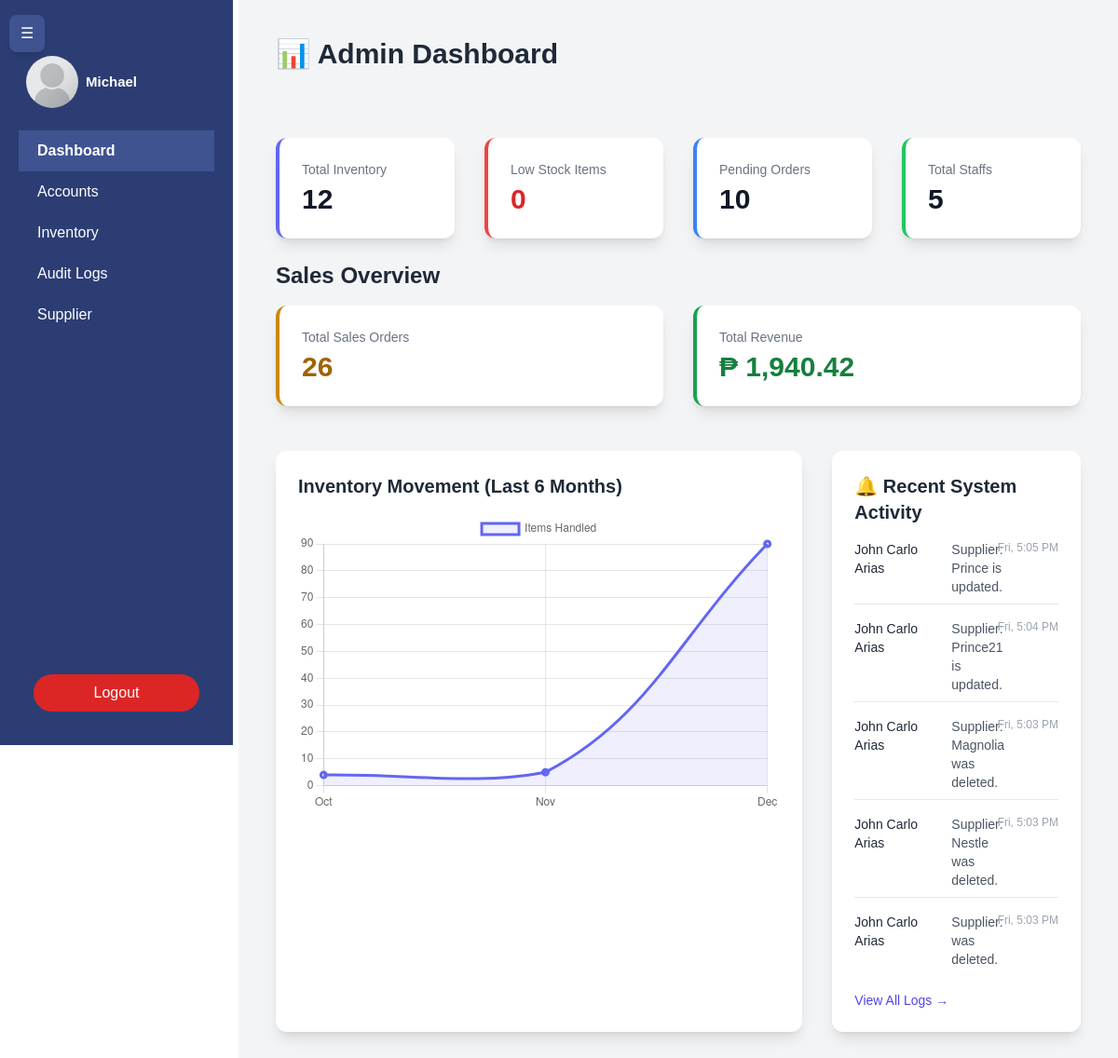
/user/admin/admin.php (signed in), run on the app's committed database.
### tables this page shows
CREATE TABLE `users` (
  `id` int(11) NOT NULL,
  `name` varchar(45) DEFAULT NULL,
  `email` varchar(45) NOT NULL,
  `password_hash` varchar(255) NOT NULL,
  `roles` enum('admin','staff') NOT NULL
);

CREATE TABLE `audit_logs` (
  `id` int(11) NOT NULL,
  `user_id` int(11) NOT NULL,
  `action` varchar(255) NOT NULL,
  `date_time` datetime NOT NULL
);

### db.php (called while the page is built, shortened)
<?php
$current_url = $_SERVER['SCRIPT_NAME'];
$initial_margin_class = (isset($_SESSION['sidebar_initial_state']) && $_SESSION['sidebar_initial_state'] == 'collapsed') ? 'ml-16' : 'ml-64';
$activePage = basename($current_url);
?>

### backend/dashboard_data.php (called while the page is built)
<?php
include "../../db.php";
$stock_sql = "SELECT COUNT(*) FROM inventory";
$stmt_stock = $conn->query($stock_sql);
$total_inventory = $stmt_stock->fetchColumn();
$low_stock_sql = "SELECT COUNT(*) FROM inventory where qty <= 5";
$stmt_low_stock = $conn->query($low_stock_sql);
$low_stock_items = $stmt_low_stock->fetchColumn();
$total_pending_orders = "SELECT COUNT(*) FROM purchase_orders WHERE status = 'Pending';";
$stmt_orders = $conn->query($total_pending_orders);
$pending_orders = $stmt_orders->fetchColumn();
$total_staffs_sql = "SELECT COUNT(*) FROM users WHERE roles = 'staff'";
$stmt_staffs = $conn->query($total_staffs_sql);
$total_staffs = $stmt_staffs->fetchColumn();
$recent_logs_sql = "
    SELECT
        a.action,
        u.name AS user_name,
        a.date_time
    FROM
        audit_logs a
    JOIN
        users u ON a.user_id = u.id
    ORDER BY
        a.date_time DESC
    LIMIT 5";
$stmt_logs = $conn->query($recent_logs_sql);
$raw_logs = $stmt_logs->fetchAll(PDO::FETCH_ASSOC);
$recent_logs = [];
foreach ($raw_logs as $log) {
    $recent_logs[] = [
        'time' => (new DateTime($log['date_time']))->format('D, g:i A'),
        'action' => $log['action'],
        'user' => $log['user_name'],
    ];
}
$chart_data_sql = "
    SELECT
        DATE_FORMAT(date_time, '%Y-%m') AS month_year,
        DATE_FORMAT(date_time, '%b') AS month_label,
        COUNT(id) AS actions_count
    FROM audit_logs
    WHERE action LIKE '%Item%' OR action LIKE '%PO%'
    GROUP BY month_year, month_label
    ORDER BY month_year ASC
    LIMIT 6";
$stmt_chart = $conn->query($chart_data_sql);
$chart_results = $stmt_chart->fetchAll(PDO::FETCH_ASSOC);
$monthly_data = [];
$month_labels = [];
foreach ($chart_results as $row) {
    $month_labels[] = $row['month_label'];
    $monthly_data[] = (int) $row['actions_count'];
}
$sales_count_sql = "SELECT COUNT(*) FROM sales";
$stmt_sales_count = $conn->query($sales_count_sql);
$total_sales = $stmt_sales_count->fetchColumn();
$revenue_sql = "SELECT SUM(total_amount) FROM sales";
$stmt_revenue = $conn->query($revenue_sql);
$total_revenue = $stmt_revenue->fetchColumn();
$total_revenue_formatted = '₱ ' . number_Format($total_revenue, 2);
?>

### user/admin/admin.php (the view, shortened to what this page needs)
<?php
include "../../backend/dashboard_data.php";
?>
<!DOCTYPE html>
<html lang="en">
<head>
    <link rel="stylesheet" href="../../css/admin.css">
    <script src="https://cdn.tailwindcss.com"></script>
</head>
<body>
    <?php include "sidebar.php"; ?>
    <div class="ml-64 p-10 min-h-screen bg-gray-100 <?= $initial_margin_class ?>">
        <div class="flex justify-between items-center mb-10">
            <h1 class="text-3xl font-bold mb-8 text-gray-800">📊 Admin Dashboard</h1>
        </div>
        <div class="grid grid-cols-1 sm:grid-cols-2 lg:grid-cols-4 gap-8 mb-6">
            <div class="bg-white p-6 rounded-xl shadow-lg border-l-4 border-indigo-500">
                <p class="text-sm font-medium text-gray-500">Total Inventory</p>
                <p class="text-3xl font-bold text-gray-900 mt-1"><?php echo $total_inventory; ?></p>
            </div>
            <div class="bg-white p-6 rounded-xl shadow-lg border-l-4 border-red-500">
                <p class="text-sm font-medium text-gray-500">Low Stock Items</p>
                <p class="text-3xl font-bold text-red-600 mt-1"><?php echo $low_stock_items; ?></p>
            </div>
            <div class="bg-white p-6 rounded-xl shadow-lg border-l-4 border-blue-500">
                <p class="text-sm font-medium text-gray-500">Pending Orders</p>
                <p class="text-3xl font-bold text-gray-900 mt-1"><?php echo $pending_orders; ?></p>
            </div>
            <div class="bg-white p-6 rounded-xl shadow-lg border-l-4 border-green-500">
                <p class="text-sm font-medium text-gray-500">Total Staffs</p>
                <p class="text-3xl font-bold text-gray-900 mt-1"><?php echo $total_staffs; ?></p>
            </div>
        </div>
        <h2 class="text-2xl font-bold mb-4 text-gray-800">Sales Overview</h2>
        <div class="grid grid-cols-1 sm:grid-cols-2 gap-8 mb-12">
            <div class="bg-white p-6 rounded-xl shadow-lg border-l-4 border-yellow-600">
                <p class="text-sm font-medium text-gray-500">Total Sales Orders</p>
                <p class="text-3xl font-bold text-yellow-700 mt-1"><?php echo $total_sales; ?></p>
            </div>
            <div class="bg-white p-6 rounded-xl shadow-lg border-l-4 border-green-600">
                <p class="text-sm font-medium text-gray-500">Total Revenue</p>
                <p class="text-3xl font-bold text-green-700 mt-1"><?php echo $total_revenue_formatted; ?></p>
            </div>
        </div>
        <div class="grid grid-cols-1 lg:grid-cols-3 gap-8">
            <div class="lg:col-span-2 bg-white p-6 rounded-xl shadow-lg">
                <h2 class="text-xl font-semibold mb-4 text-gray-800">Inventory Movement (Last 6 Months)</h2>
                <div class="h-80">
                    <canvas id="inventoryChart"></canvas>
                </div>
            </div>
            <div class="bg-white p-6 rounded-xl shadow-lg">
                <h2 class="text-xl font-semibold mb-4 text-gray-800">🔔 Recent System Activity</h2>
                <ul class="space-y-4">
                    <?php foreach ($recent_logs as $log): ?>
                        <li class="flex justify-between items-start text-sm border-b pb-2 last:border-b-0">
                            <div class="flex min-w-0">
                                <span class="font-medium text-gray-800 w-24 mr-2 flex-shrink-0">
                                    <?php echo htmlspecialchars($log['user']); ?>
                                </span>
                                <span class="text-gray-600 flex-grow-1">
                                    <?php echo htmlspecialchars($log['action']); ?>
                                </span>
                            </div>
                            <span class="text-xs text-gray-400 ml-4 flex-shrink-0">
                                <?php echo htmlspecialchars($log['time']); ?>
                            </span>
                        </li>
                    <?php endforeach; ?>
                </ul>
                <a href="logs.php" class="block mt-4 text-indigo-600 hover:text-indigo-800 text-sm font-medium">View All
                    Logs &rarr;</a>
            </div>
        </div>
    </div>
    <script>
        const ctx = document.getElementById('inventoryChart').getContext('2d');
        const inventoryChart = new Chart(ctx, {
            type: 'line',
            data: {
                // PHP passes the data to JavaScript
                labels: <?php echo json_encode($month_labels); ?>,
                datasets: [{
                    label: 'Items Handled',
                    data: <?php echo json_encode($monthly_data); ?>,
                    backgroundColor: 'rgba(99, 102, 241, 0.1)', // Indigo-500 light
                    borderColor: 'rgba(99, 102, 241, 1)', // Indigo-500
                    borderWidth: 3,
                    tension: 0.4, // Makes the line curved
                    fill: true
                }]
            },
            options: {
                responsive: true,
                maintainAspectRatio: false, // Allows setting a custom height (h-80)
                scales: {
                    y: {
                        beginAtZero: true
                    }
                },
                plugins: {
                    legend: {
                        display: true,
                        position: 'top',
                    }
                }
            }
        });
    </script>
</body>
</html>

### user/admin/sidebar.php (shortened to what this page needs)
<?php
$logged_in = "SELECT name FROM users where id = ?";
$logged_in_stmt = $conn->prepare($logged_in);
$logged_in_stmt->execute([$_SESSION["id"]]);
$logged_name = $logged_in_stmt->fetchColumn();
?>
<button id="toggleSidebar"
    class="fixed top-4 left-2.5 z-50 bg-[#3f5391] text-white px-3 py-2 rounded-lg shadow-md hover:bg-[#2C3D74] transition">
    ☰
</button>
<div id="sidebar" class="sidebar transition-all duration-300">
    <div class="flex justify-center items-center p-4"></div>
    <div class="flex items-center mb-4 p-2">
        <img class="rounded-full mr-2 w-14 h-14" src="../../images/profile/placeholder.png" alt="">
        <span style="font-size:15px; font-weight:bold;"><?= htmlspecialchars($logged_name) ?></span>
    </div>
    <a href="admin.php" class="<?= $activePage == 'admin.php' ? 'active' : '' ?>">Dashboard</a>
    <a href="staff_creation.php" class="<?= $activePage == 'staff_creation.php' ? 'active' : '' ?>">Accounts</a>
    <a href="inventory_management.php"
        class="<?= $activePage == 'inventory_management.php' ? 'active' : '' ?>">Inventory</a>
    <a href="logs.php" class="<?= $activePage == 'logs.php' ? 'active' : '' ?>">Audit Logs</a>
    <a href="supplier.php" class="<?= $activePage == 'supplier.php' ? 'active' : '' ?>">Supplier</a>
    <form action="../../backend/logout.php" method="POST" class="mt-auto p-4">
        <button class="w-full bg-red-600 hover:bg-red-700 text-white px-6 py-2 rounded-full transition">
            Logout
        </button>
    </form>
</div>

### css/admin.css (style rules this page uses)
body { margin: 0; font-family: Arial, sans-serif; }
.sidebar { width: 250px; background-color: #333; color: white; padding: 20px; box-sizing: border-box; }
.sidebar a { transition: background-color 0.3s ease, color 0.3s ease; }
.sidebar { width: 250px; background-color: #2c3d74; color: white; height: 100vh; position: fixed; display: flex; flex-direction: column; transition: width 0.3s ease; }
.sidebar a { color: white; padding: 10px 20px; display: block; text-decoration: none; }
.sidebar .active { background-color: #3f5391; font-weight: bold; }

### data on the page
users: name "Michael"
audit_logs: user.name "John Carlo Arias", action "Supplier: Prince is updated.", time "Fri, 5:05 PM"
audit_logs: user.name "John Carlo Arias", action "Supplier: Prince21 is updated.", time "Fri, 5:04 PM"
audit_logs: user.name "John Carlo Arias", action "Supplier: Magnolia was deleted.", time "Fri, 5:03 PM"
audit_logs: user.name "John Carlo Arias", action "Supplier: Nestle was deleted.", time "Fri, 5:03 PM"
audit_logs: user.name "John Carlo Arias", action "Supplier: was deleted.", time "Fri, 5:03 PM"

### other printed values
$total_inventory "12"
$low_stock_items "0"
$pending_orders "10"
$total_staffs "5"
$total_sales "26"
$total_revenue_formatted "₱ 1,940.42"
chart data {{ json_encode($month_labels) }} ["Oct","Nov","Dec"]
chart data {{ json_encode($monthly_data) }} [4,5,90]
